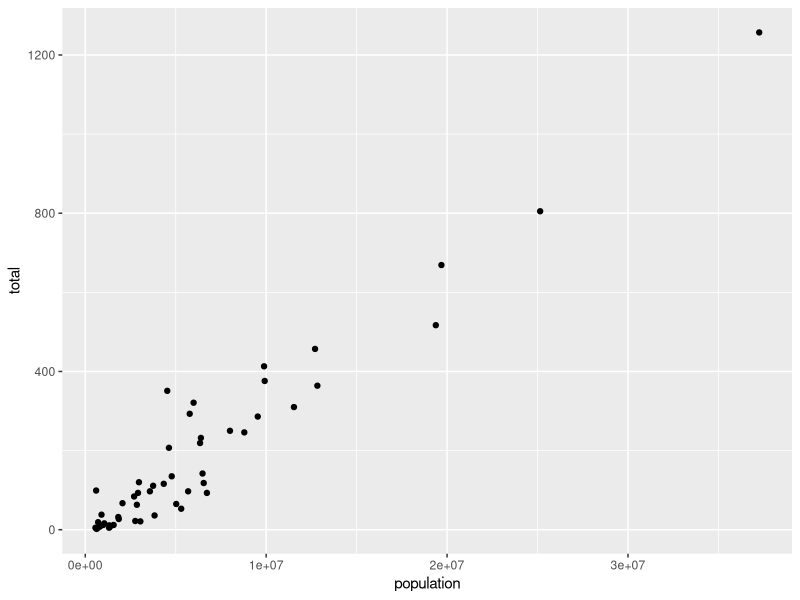
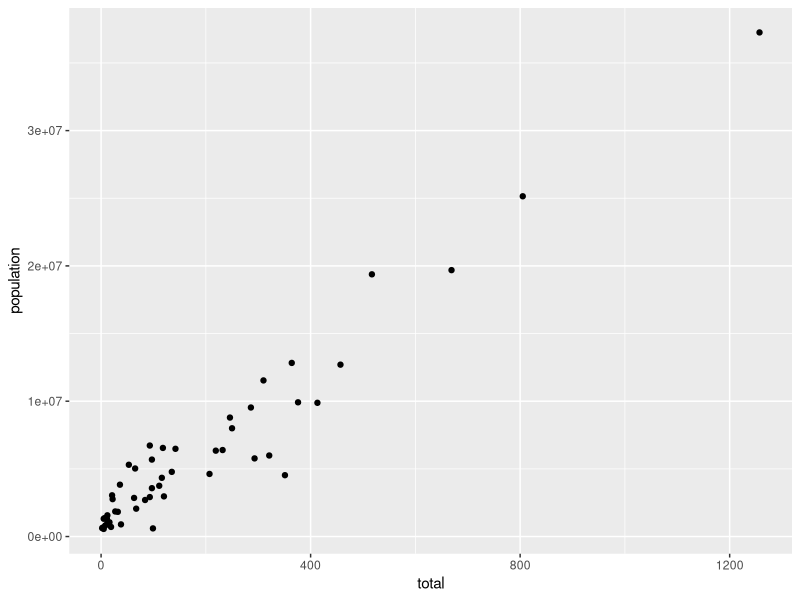
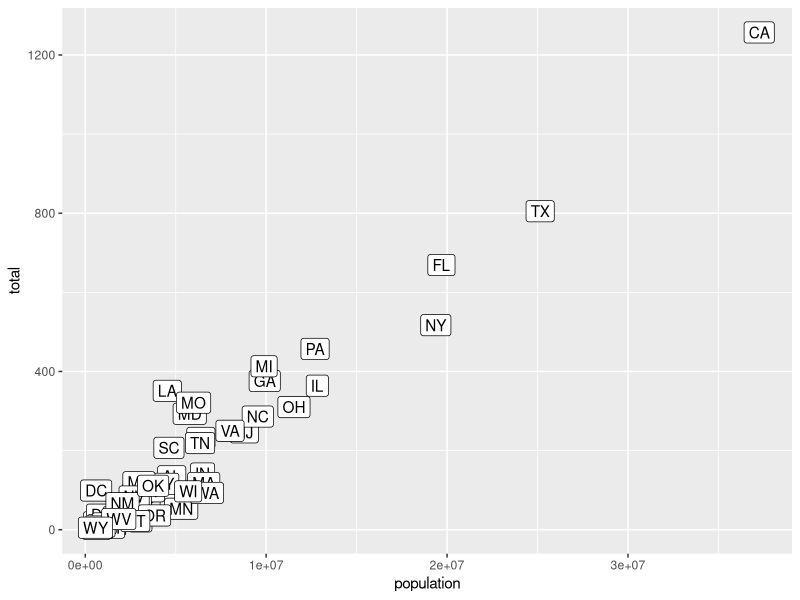
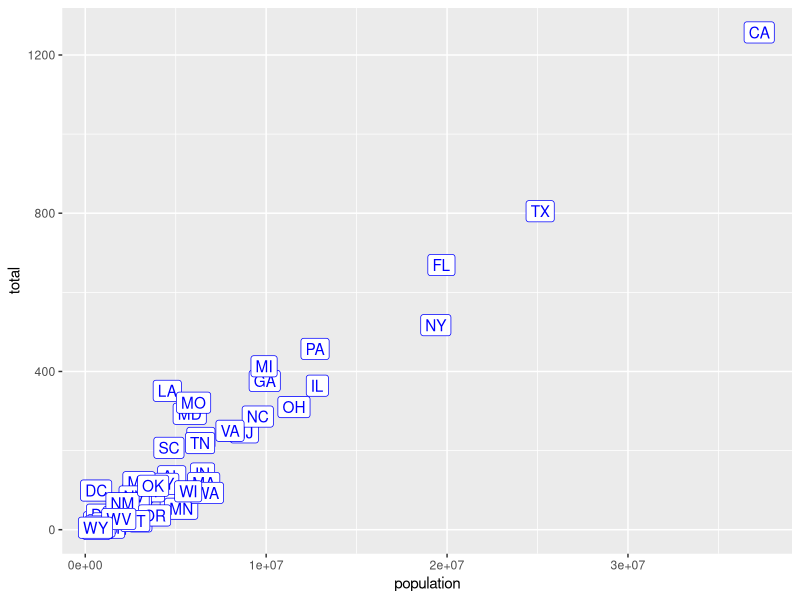
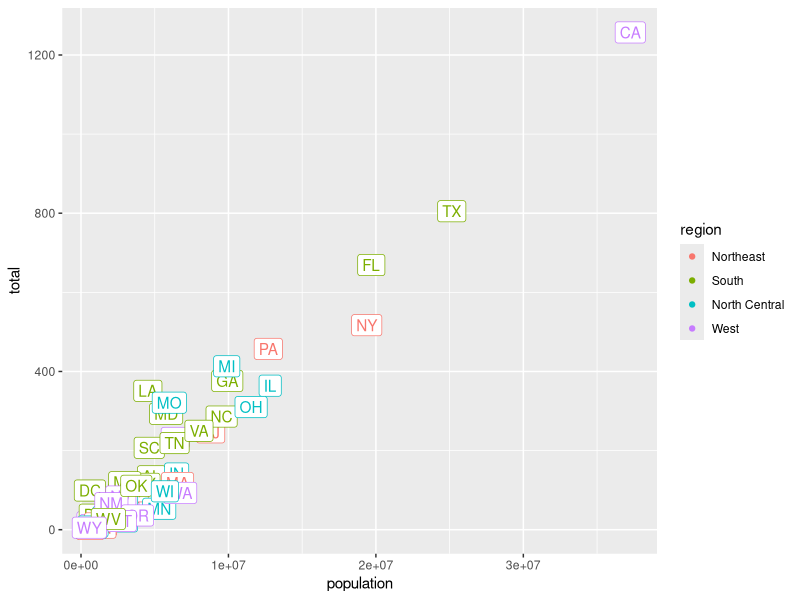
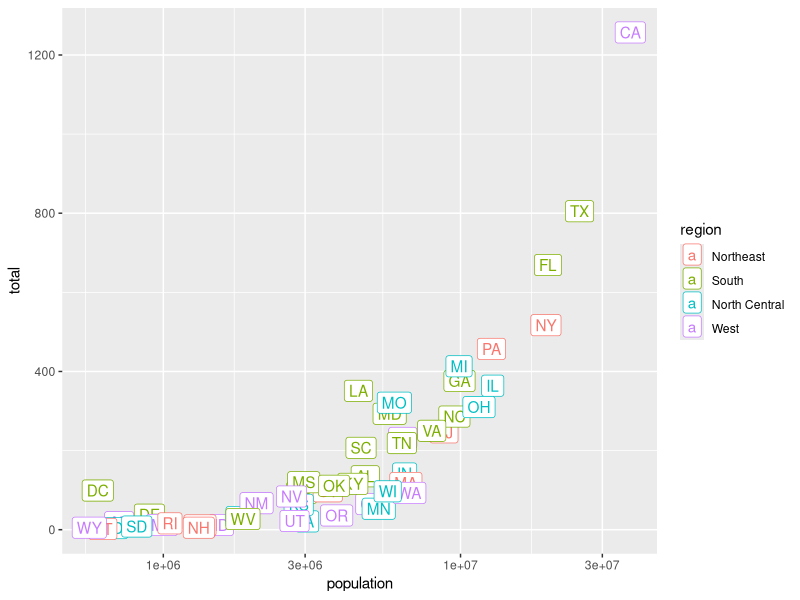
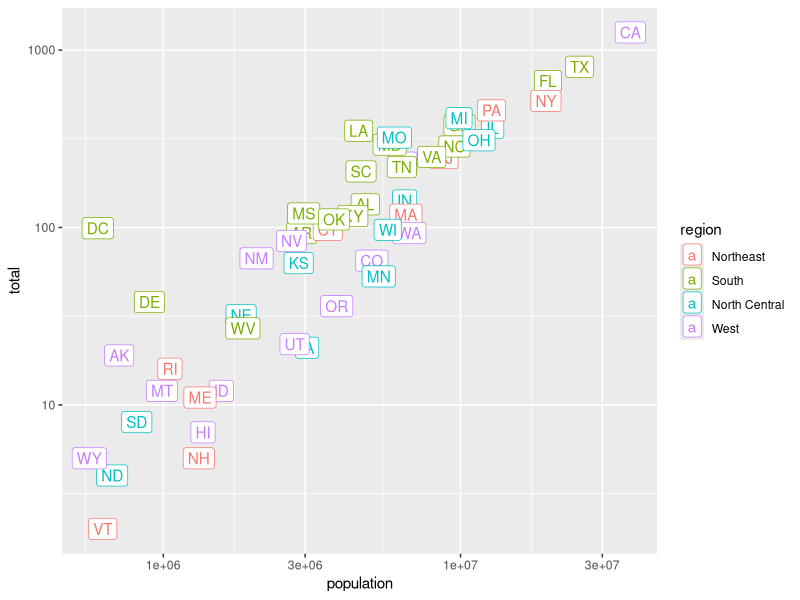
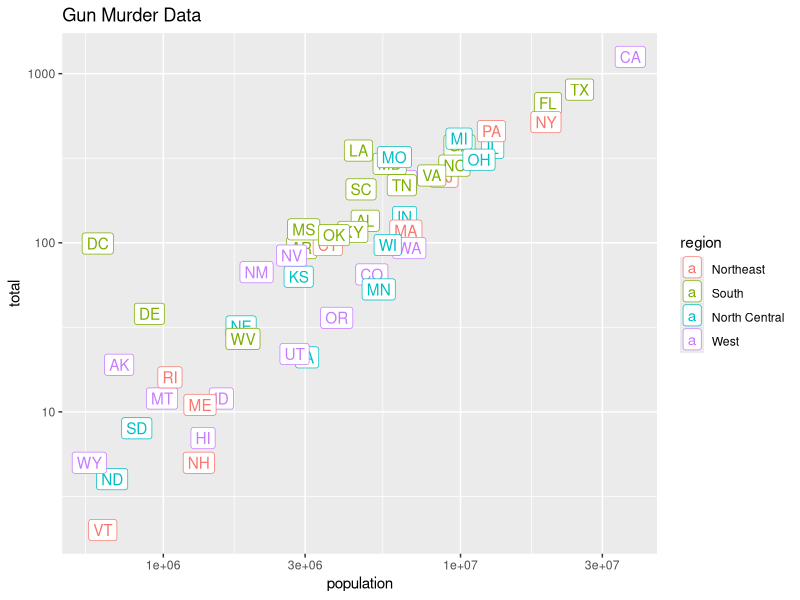

These charts were generated, in order, by the following R code:
#Arturo_Sedano_Quirarte
library(dplyr)
library(ggplot2)
library(dslabs)
data(murders)

#Arturo_Sedano_Quirarte
#Ejercicio 1
p <- murders %>% ggplot()
class(p)
#p es un "ggplot"

#Arturo_Sedano_Quirarte
#Ejercicio 2
p <- ggplot(murders)
#Opcion 1, no pasa nada

#Arturo_Sedano_Quirarte
#Ejercicio 3
p <- ggplot(heights)
#Opcion 1, no pasa nada

#Arturo_Sedano_Quirarte
#Ejercicio 4
names(murders)
#Opcion 2, total_murders and populataion_size

#Arturo_Sedano_Quirarte
#Ejercicio 5
murders %>% ggplot(aes(x = population , y = total )) +
geom_point()

#Arturo_Sedano_Quirarte
#Ejercicio 6
murders %>% ggplot(aes(x = total, y = population )) +
  geom_point()


#Arturo_Sedano_Quirarte
#Ejercicio 7
#Opción 1: Necesitamos mapear un carácter 
#a cada punto a través del argumento label 
#en aes.

#Arturo_Sedano_Quirarte
#Ejercicio 8
murders %>%
  ggplot(aes(population, total, label = abb)) +  # abb podría ser la abreviatura del estado
  geom_point() +
  geom_label()

#Arturo_Sedano_Quirarte
#Ejercicio 9
#Opcion 3 Usando un argumento color en ggplot

#Arturo_Sedano_Quirarte
#Ejercicio 10
murders %>%
  ggplot(aes(population, total, label = abb)) +  # abb podría ser la abreviatura del estado
  geom_point() +
  geom_label(color = "blue")

#Arturo_Sedano_Quirarte
#Ejercicio 11
#Opción 2: Mapeando los colores a través del argumento color de aes porque cada etiqueta necesita un color diferente.
murders %>%
  ggplot(aes(population, total, color = region, label = abb)) +  
  geom_point() +
  geom_label(show.legend = FALSE)



#Arturo_Sedano_Quirarte
#Ejercicio 12
p <- murders %>% ggplot(aes(population, total, label = abb, color = region)) +
  geom_label()

p + scale_x_log10()
#Arturo_Sedano_Quirarte
#Ejercicio 13
p <- murders %>% ggplot(aes(population, total, label = abb, color = region)) +
  geom_label()

p + scale_x_log10() + scale_y_log10()

#Arturo_Sedano_Quirarte
#Ejercicio 14
p <- murders %>% ggplot(aes(population, total, label = abb, color = region)) +
  geom_label()

p + scale_x_log10() + scale_y_log10()+ ggtitle("Gun Murder Data")

#Arturo_Sedano_Quirarte
#Ejercicio 15
#Opcion 3: heights

#Arturo_Sedano_Quirarte
#Ejercicio 16
library(dplyr)
library(ggplot2)
library(dslabs)
data(heights)

#Arturo_Sedano_Quirarte
#Ejercicio 17
p <- heights %>% ggplot(aes(x = height))+
  geom_histogram()
p

#Arturo_Sedano_Quirarte
#Ejercicio 18
p <- heights %>% ggplot(aes(x = height))+
  geom_histogram(binwidth = 1)
p

#Arturo_Sedano_Quirarte
#Ejercicio 19
p <-heights %>% ggplot(aes(height)) +
  geom_density()
p

#Arturo_Sedano_Quirarte
#Ejercicio 20
p <- heights %>%
  ggplot(aes(x = height, group = sex)) +
  geom_density()  #}
p

#Arturo_Sedano_Quirarte
#Ejercicio 21
p <- heights %>%
  ggplot(aes(x = height, group = sex, fill = sex)) +
  geom_density()  # alpha controla la transparencia
p

#Arturo_Sedano_Quirarte
#Ejercicio 21
p <- heights %>%
  ggplot(aes(x = height, group = sex, fill = sex)) +
  geom_density(alpha = 0.2)  # alpha controla la transparencia
p
